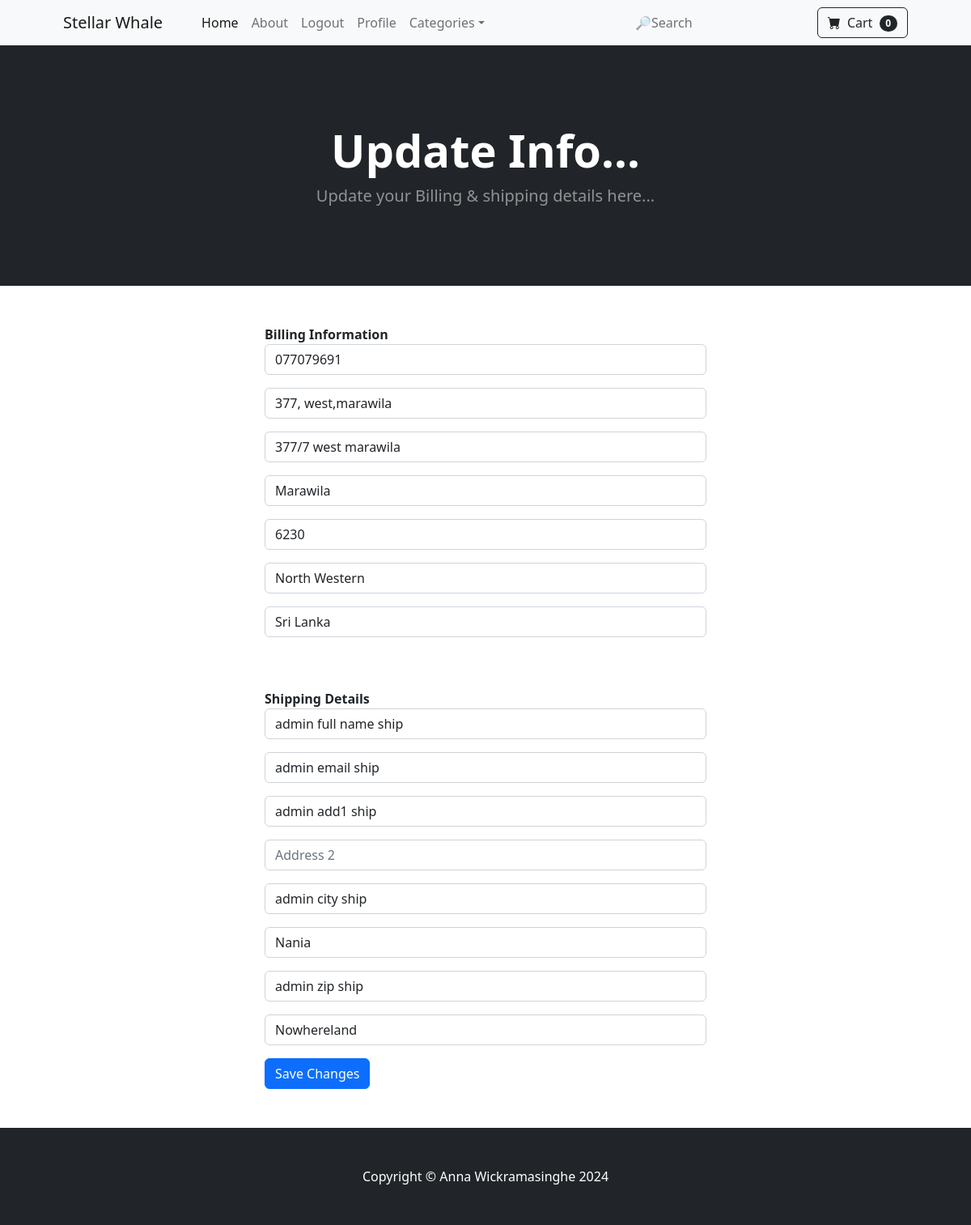
The page /update_info/ (signed in) on the database its author committed.
### store/models.py (models this page shows, shortened)
class Profile(models.Model):
	user = models.OneToOneField(User, on_delete=models.CASCADE)
	date_modified = models.DateTimeField(User, auto_now=True)
	phone = models.CharField(max_length=20, blank=True)
	address1 = models.CharField(max_length=200, blank=True)
	address2 = models.CharField(max_length=200, blank=True)
	city = models.CharField(max_length=200, blank=True)
	zipcode = models.CharField(max_length=200, blank=True)
	state = models.CharField(max_length=200, blank=True)
	country = models.CharField(max_length=200, blank=True)
	old_cart = models.CharField(max_length=200, blank=True)

### payment/models.py (models this page shows, shortened)
class ShippingAddress(models.Model):
	user = models.ForeignKey(User, on_delete=models.CASCADE, null=True, blank=True)
	shipping_full_name = models.CharField(max_length=255)
	shipping_email = models.CharField(max_length=255)
	shipping_address1 = models.CharField(max_length=255)
	shipping_address2 = models.CharField(max_length=255, null=True, blank=True)
	shipping_city = models.CharField(max_length=255)
	shipping_state = models.CharField(max_length=255, null=True, blank=True)
	shipping_zipcode = models.CharField(max_length=255, null=True, blank=True)
	shipping_country = models.CharField(max_length=255)
	class Meta:
		verbose_name_plural = "Shipping Address"

### store/views.py (the view)
# urls.py: path('update_info/', views.update_info, name='update_info'),
def update_info(request):
	if request.user.is_authenticated:
		current_user = Profile.objects.get(user__id=request.user.id)
		shipping_user = ShippingAddress.objects.get(user__id=request.user.id)
		form = UserInfoForm(request.POST or None, instance=current_user)
		shipping_form = ShippingForm(request.POST or None, instance=shipping_user)
		if form.is_valid() or shipping_form.is_valid():
			form.save()
			shipping_form.save()
			messages.success(request, "Shipping information has been updated successfully!!")
			return redirect('home')
		return render(request, 'update_info.html', {'form':form, 'shipping_form': shipping_form})
	else:
		messages.success(request, "You must be logged in to update your shipping information.")
		return redirect('home')

### store/forms.py
class UserInfoForm(forms.ModelForm):
	phone = forms.CharField(label="",
							widget=forms.TextInput(attrs={'class':'form-control','placeholder': 'Phone'}),
							required=False)
	address1 = forms.CharField(label="",
								widget=forms.TextInput(attrs={'class':'form-control','placeholder': 'Address 1'}),
								required=False)
	address2 = forms.CharField(label="",
								widget=forms.TextInput(attrs={'class':'form-control','placeholder': 'Address 2'}),
								required=False)
	city = forms.CharField(label="",
							widget=forms.TextInput(attrs={'class':'form-control','placeholder': 'City'}),
							required=False)
	zipcode = forms.CharField(label="",
								widget=forms.TextInput(attrs={'class':'form-control','placeholder': 'Zip Code'}),
								required=False)
	state = forms.CharField(label="",
								widget=forms.TextInput(attrs={'class':'form-control','placeholder': 'State'}),
								required=False)
	country = forms.CharField(label="",
								widget=forms.TextInput(attrs={'class':'form-control','placeholder': 'Country'}),
								required=False)
	class Meta:
		model = Profile
		fields = ('phone', 'address1', 'address2', 'city', 'zipcode', 'state', 'country')

### cart/cart.py (called while the page is built)
	def __len__(self):
		return len(self.cart)

### cart/context_processors.py (called while the page is built)
def cart(request):
	return {'cart': Cart(request)}

### store/templates/update_info.html (shortened to what this page needs)
{% extends 'base.html' %}
{% load static %}
{% block content %}
 <header class="bg-dark py-5">
            <div class="container px-4 px-lg-5 my-5">
                <div class="text-center text-white">
                    <h1 class="display-4 fw-bolder">Update Info...</h1>
                    <p class="lead fw-normal text-white-50 mb-0">Update your Billing & shipping details here...</p>
                </div>
            </div>
        </header>
        <br><br>
        <div class="container">
            <div class="row">
                <div class="col-md-6 offset-md-3">
                    <strong>Billing Information</strong>
                     <form method="POST" action="{% url 'update_info' %}">
                        {{ form.as_p }}
                        <br><br>
                        <strong>Shipping Details</strong>
                        {{ shipping_form.as_p }}
                        <button type="submit" class="btn btn-primary">
                            Save Changes
                        </button>
                    </form>
                </div>
            </div>
        </div>
        <br><br>
{% endblock %}

### rows shown on the page
Profile: phone "077079691", address1 "377, west,marawila", address2 "377/7 west marawila", city "Marawila", zipcode "6230", state "North Western", country "Sri Lanka"
ShippingAddress: shipping_full_name "admin full name ship", shipping_email "admin email ship", shipping_address1 "admin add1 ship", shipping_city "admin city ship", shipping_state "Nania", shipping_zipcode "admin zip ship", shipping_country "Nowhereland"

### other values the page prints
{{ cart|length }} "0"
